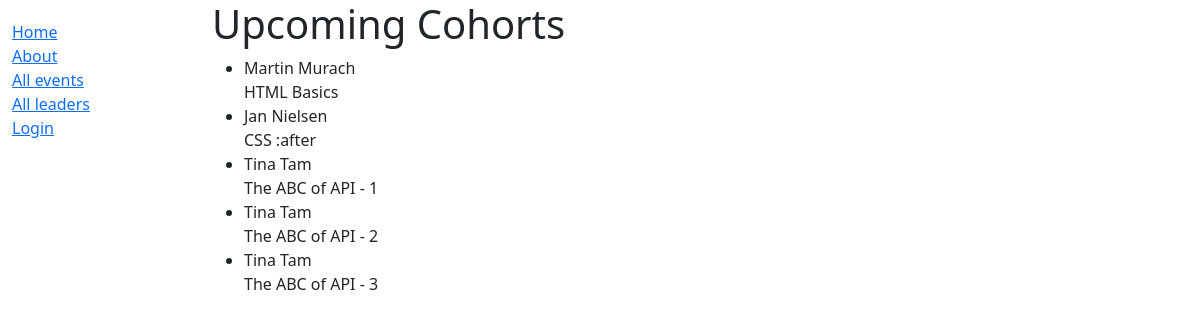
Page /catalog/cohorts/ on the committed database.
### catalog/models.py (models this page shows, shortened)
class Cohort(models.Model):
    leader = models.ForeignKey('Leader', related_name="cohorts",
                               on_delete=models.SET_NULL, null=True )
    event = models.ForeignKey('Event', related_name="cohorts",
                               on_delete=models.SET_NULL, null=True)
    student = models.ForeignKey(User,
                                on_delete=models.SET_NULL,
                                null=True,
                                blank=True)

class Leader(models.Model):
    id = models.AutoField(auto_created=True,
                          primary_key=True,
                          serialize=False,
                          verbose_name='ID')
    first_name = models.CharField(max_length=100)
    last_name = models.CharField(max_length=100)
    email = models.EmailField(max_length=254,
                             unique=True)
    phone = PhoneNumberField(null=False,
                             blank=False,
                             unique=True,
                             help_text='Contact phone number')
    events = models.ManyToManyField(Event, through="Cohort", related_name="leader")
    class Meta:
        ordering = ['last_name', 'first_name']
    def __str__(self):
        return f'{self.first_name} {self.last_name}'

class Event(models.Model):
    id = models.AutoField(auto_created=True,
                          primary_key=True,
                          serialize=False,
                          verbose_name='ID')
    title = models.CharField(max_length=200)
    date = models.DateTimeField(blank=True)
    attendees = models.IntegerField(default=20)
    description = models.TextField(max_length=1000,
                                   help_text='Enter a brief description of tevent')
    level = models.ManyToManyField(Level,
                                   help_text='Select a level for this event')
    language = models.ManyToManyField(Language,
                                      help_text='Select a language for this event')
    image = models.ImageField(upload_to='static/img/')
    def __str__(self):
        return self.title

### catalog/views.py (the view)
# urls.py: path("cohorts/", views.CohortListView.as_view(), name="cohorts"),
class CohortListView(generic.ListView):
    template_name = "cohorts.html"
    model = Cohort
    context_object_name = 'cohort_list'
    paginate_by = 10

### catalog/templates/cohorts.html
{% extends "base_generic.html" %}
{% block content %}
  <h1>Upcoming Cohorts</h1>
  {% if cohort_list %}
    <ul>
    {% for cohort in cohort_list %}
        <li>
            {{ cohort.leader }}<br>
            {{ cohort.event }}<br>
        </li>
    {% endfor %}
    </ul>
  {% else %}
    <p>There are no on the calendar events at this time.</p>
  {% endif %}
{% endblock %}

### rows in the picture
Cohort: leader "Martin Murach", event "HTML Basics"
Cohort: leader "Jan Nielsen", event "CSS :after"
Cohort: leader "Tina Tam", event "The ABC of API - 1"
Cohort: leader "Tina Tam", event "The ABC of API - 2"
Cohort: leader "Tina Tam", event "The ABC of API - 3"
